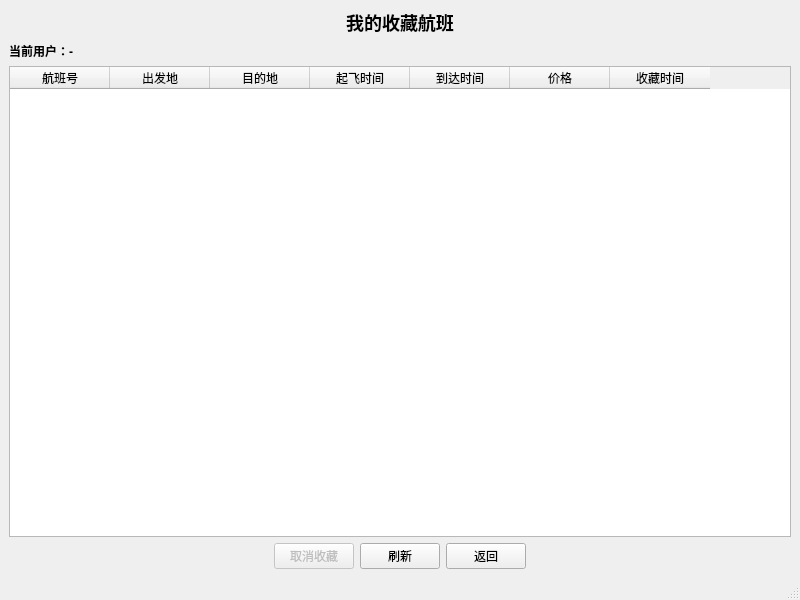
<?xml version="1.0" encoding="UTF-8"?>
<ui version="4.0">
 <class>FavoritesWindow</class>
 <widget class="QMainWindow" name="FavoritesWindow">
  <property name="geometry">
   <rect>
    <x>0</x>
    <y>0</y>
    <width>800</width>
    <height>600</height>
   </rect>
  </property>
  <property name="windowTitle">
   <string>我的收藏</string>
  </property>
  <widget class="QWidget" name="centralwidget">
   <layout class="QVBoxLayout" name="verticalLayout" stretch="0,0,1,0">
    <item>
     <widget class="QLabel" name="titleLabel">
      <property name="styleSheet">
       <string notr="true">font-size: 18px; font-weight: bold;</string>
      </property>
      <property name="text">
       <string>我的收藏航班</string>
      </property>
      <property name="alignment">
       <set>Qt::AlignmentFlag::AlignCenter</set>
      </property>
     </widget>
    </item>
    <item>
     <widget class="QLabel" name="userSummaryLabel">
      <property name="styleSheet">
       <string notr="true">font-weight: bold;</string>
      </property>
      <property name="text">
       <string>当前用户：-</string>
      </property>
      <property name="alignment">
       <set>Qt::AlignmentFlag::AlignLeading|Qt::AlignmentFlag::AlignLeft|Qt::AlignmentFlag::AlignVCenter</set>
      </property>
     </widget>
    </item>
    <item>
     <widget class="QTableWidget" name="favoritesTableWidget">
      <property name="selectionBehavior">
       <enum>QAbstractItemView::SelectionBehavior::SelectRows</enum>
      </property>
      <property name="selectionMode">
       <enum>QAbstractItemView::SelectionMode::SingleSelection</enum>
      </property>
      <column>
       <property name="text">
        <string>航班号</string>
       </property>
      </column>
      <column>
       <property name="text">
        <string>出发地</string>
       </property>
      </column>
      <column>
       <property name="text">
        <string>目的地</string>
       </property>
      </column>
      <column>
       <property name="text">
        <string>起飞时间</string>
       </property>
      </column>
      <column>
       <property name="text">
        <string>到达时间</string>
       </property>
      </column>
      <column>
       <property name="text">
        <string>价格</string>
       </property>
      </column>
      <column>
       <property name="text">
        <string>收藏时间</string>
       </property>
      </column>
     </widget>
    </item>
    <item>
     <layout class="QHBoxLayout" name="buttonLayout">
      <item>
       <spacer name="horizontalSpacer">
        <property name="orientation">
         <enum>Qt::Orientation::Horizontal</enum>
        </property>
        <property name="sizeHint" stdset="0">
         <size>
          <width>40</width>
          <height>20</height>
         </size>
        </property>
       </spacer>
      </item>
      <item>
       <widget class="QPushButton" name="removeFavoriteButton">
        <property name="text">
         <string>取消收藏</string>
        </property>
        <property name="enabled">
         <bool>false</bool>
        </property>
       </widget>
      </item>
      <item>
       <widget class="QPushButton" name="refreshButton">
        <property name="text">
         <string>刷新</string>
        </property>
       </widget>
      </item>
      <item>
       <widget class="QPushButton" name="backButton">
        <property name="text">
         <string>返回</string>
        </property>
       </widget>
      </item>
      <item>
       <spacer name="horizontalSpacer_2">
        <property name="orientation">
         <enum>Qt::Orientation::Horizontal</enum>
        </property>
        <property name="sizeHint" stdset="0">
         <size>
          <width>40</width>
          <height>20</height>
         </size>
        </property>
       </spacer>
      </item>
     </layout>
    </item>
   </layout>
  </widget>
  <widget class="QMenuBar" name="menubar">
   <property name="geometry">
    <rect>
     <x>0</x>
     <y>0</y>
     <width>800</width>
     <height>21</height>
    </rect>
   </property>
  </widget>
  <widget class="QStatusBar" name="statusbar"/>
 </widget>
 <resources/>
 <connections/>
</ui>
